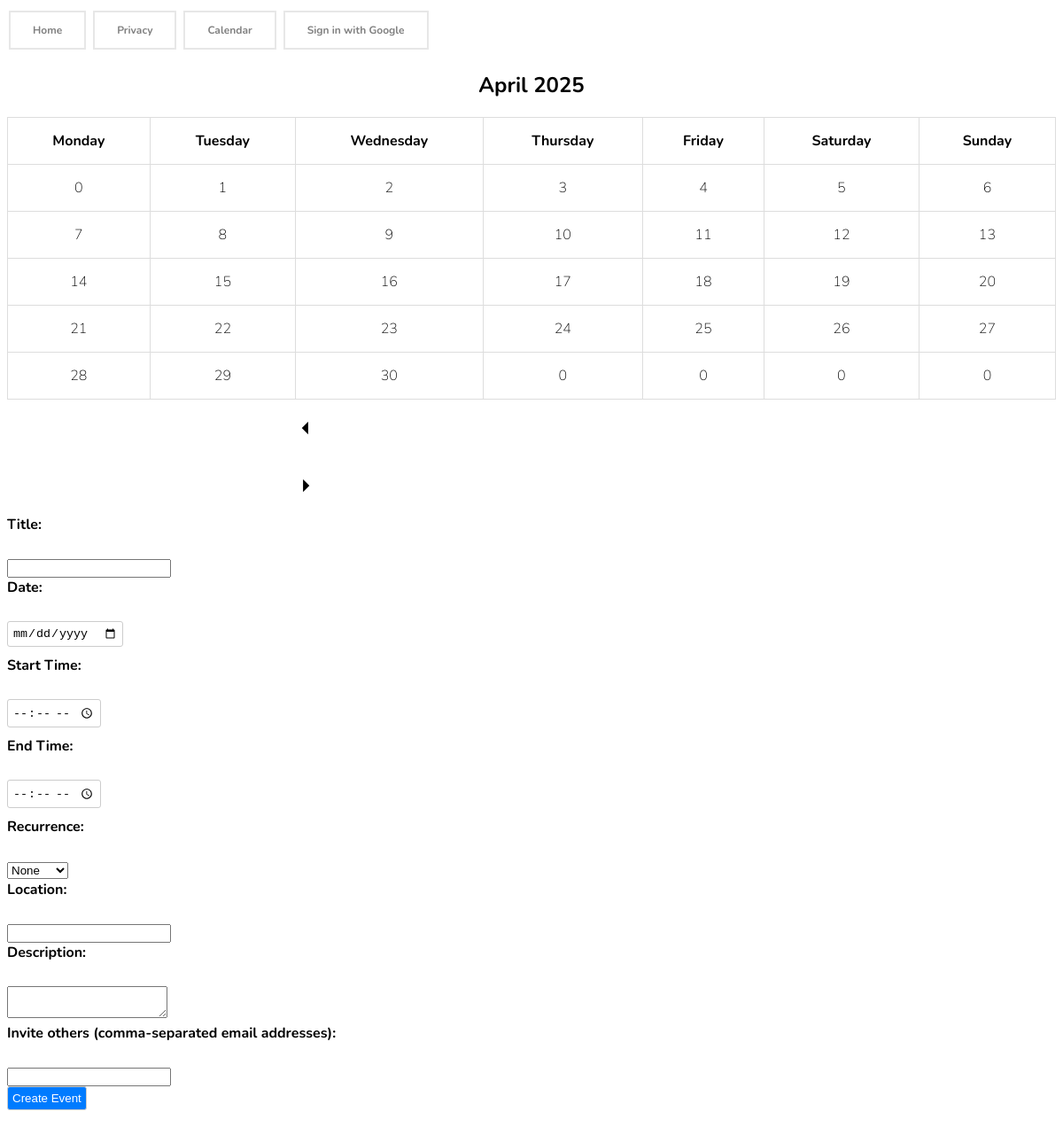
The app's page /calendar (signed in), older data.
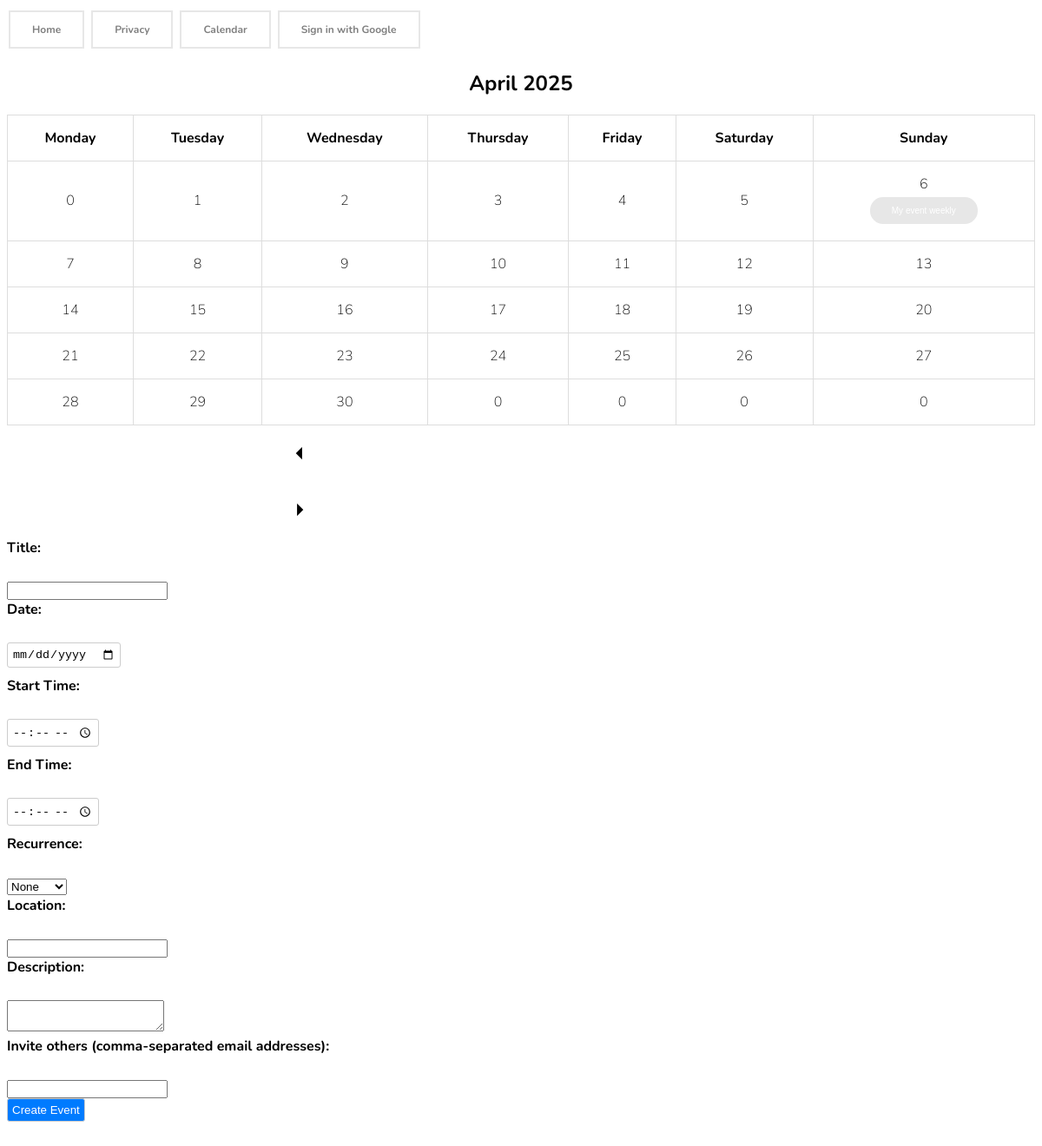
The same page, newer data.
### main/models.py (models this page shows, shortened)
class Event(models.Model):
    title = models.CharField(max_length=100)
    date = models.DateField()
    start_time = models.TimeField()
    end_time = models.TimeField()
    RECURRENCE_CHOICES = [
        ('daily', 'Daily'),
        ('weekly', 'Weekly'),
        ('monthly', 'Monthly'),
        ('yearly', 'Yearly'),
    ]
    recurrence = models.CharField(max_length=10, choices=RECURRENCE_CHOICES, blank=True, null=True)
    EVENT_TYPE_CHOICES = [
        ('online', 'Online'),
        ('offline', 'Offline'),
    ]
    event_type = models.CharField(max_length=10, choices=EVENT_TYPE_CHOICES, default='offline')
    location = models.CharField(max_length=100, blank=True, null=True)
    description = models.TextField()
    creator = models.ForeignKey(User, on_delete=models.CASCADE, related_name='created_events')
    invited_users = models.ManyToManyField(User, related_name='invited_events')

### main/views.py (the view)
# urls.py: path('calendar', views.display_calendar, name='calendar'),
@login_required
def display_calendar(request, year=None, month=None):
    today = datetime.today()
    if year is None:
        year = today.year
    if month is None:
        month = today.month
    cal = calendar.Calendar()
    cal_data = cal.monthdayscalendar(year, month)
    month_name = calendar.month_name[month]
    year_name = str(year)
    next_month = (today.replace(year=year, month=month) + timedelta(days=31)).strftime('%Y/%m')
    prev_month = (today.replace(year=year, month=month) - timedelta(days=1)).strftime('%Y/%m')
    if month == 1:
        prev_month = f"{year - 1}/12"
    else:
        prev_month = f"{year}/{month - 1:02d}"
    events = Event.objects.filter(date__year=year, date__month=month, creator=request.user)
    event_data = []
    for event in events:
        event_info = {
            'id': event.id,
            'title': event.title,
            'date': event.date,
            'start_time': event.start_time,
            'end_time': event.end_time,
            'location': event.location,
            'description': event.description,
            'creator_nickname': event.creator.username,
            'invited_users_nicknames': [user.username for user in event.invited_users.all()]
        }
        event_data.append(event_info)
    return render(request, 'main/calendar.html', {'calendar': cal_data, 'month_name': month_name,
                                                  'year_name': year_name, 'next_month': next_month,
                                                  'prev_month': prev_month, 'events': event_data})

### main/templates/main/calendar.html (shortened to what this page needs)
{% extends 'main/general.html' %}
{% block css %}
    {% load static %}
    <link rel="stylesheet" href="{% static 'styles/main/calendarstyles.css' %}">
{% endblock %}
{% block maincontent %}
<div class="main">
    <h2>{{ month_name }} {{ year_name }}</h2>
    <table class="cal" border="0">
        <tr>
            <th>Monday</th>
            <th>Tuesday</th>
            <th>Wednesday</th>
            <th>Thursday</th>
            <th>Friday</th>
            <th>Saturday</th>
            <th>Sunday</th>
        </tr>
        {% for week in calendar %}
            <tr>
            {% for day in week %}
                <td>
                    {{ day }}
                        {% for event in events %}
                            {% if event.date.day == day %}
                                <dt>
                                    <button class="event-button" onclick="toggleEventDetails(this)">{{ event.title }}</button>
                                </dt>
                            {% endif %}
                        {% endfor %}
                </td>
            {% endfor %}
            </tr>
        {% endfor %}
    </table>
    <a class="button1" href="/calendar/{{ prev_month }}"><span style='font-size:20px;'>&#9204;</span></a>
    <a class="button1" href="/calendar/{{ next_month }}"><span style='font-size:20px;'>&#9205;</span></a>
</div>
<form id="event-form">
    <label for="event_title">Title:</label><br>
    <input type="text" id="event_title" name="event_title"><br>
    <label for="event_date">Date:</label><br>
    <input type="date" id="event_date" name="event_date"><br>
    <label for="start_time">Start Time:</label><br>
    <input type="time" id="start_time" name="start_time"><br>
    <label for="end_time">End Time:</label><br>
    <input type="time" id="end_time" name="end_time"><br>
    <label for="recurrence">Recurrence:</label><br>
    <select id="recurrence" name="recurrence">
        <option value="">None</option>
    </select><br>
    <label for="event_location">Location:</label><br>
    <input type="text" id="event_location" name="event_location"><br>
    <label for="event_description">Description:</label><br>
    <textarea id="event_description" name="event_description"></textarea><br>
    <label for="invited_emails">Invite others (comma-separated email addresses):</label><br>
    <input type="text" id="invited_emails" name="invited_emails"><br>
    <button type="submit">Create Event</button>
</form>
{% endblock maincontent %}

### main/templates/main/general.html (shortened to what this page needs)
<!DOCTYPE html>
<html lang="en">
<head>
    {% block css %} {% endblock css%}
</head>
<body>
    <div>
        {% load socialaccount %}
        <a href="{% url 'home' %}" class="button"><h1>Home</h1></a>
        <a href="{% url 'privacy' %}" class="button"><h1>Privacy</h1></a>
        <a href="{% url 'calendar' %}" class="button"><h1>Calendar</h1></a>
        <a href="{% provider_login_url 'google' %}" class="button" ><h1>Sign in with Google</h1></a>
    </div>
    {% block maincontent %}
    {% endblock %}
</body>
</html>

### main/styles/main/calendarstyles.css (style rules this page uses)
body { font-family: "Nunito", sans-serif; font-optical-sizing: auto; font-weight: 200; font-style: normal; background-image: url(""); background-repeat: no-repeat; }
.button { background-color: none; border: none; color: grey; border: 2px solid #e7e7e7; padding: 4px 25px; text-align: center; text-decoration: none; display: inline-block; font-size: 6px; margin: 4px 2px; cursor: pointer; }
table, th, td { border: 1px solid #ddd; text-align: center; }
table { border-collapse: collapse; width: 100%; }
th, td { padding: 15px; }
h2 { text-align: center; }
.button1 { background-color: none; border: none; padding: 15px 32px; text-align: center; color: black; text-decoration: none; display: inline-block; margin: 4px 2px; cursor: pointer; font-size: 10px; margin: 4px 300px; }
#event-form { margin-bottom: 20px; }
#event-form label { display: block; margin-bottom: 5px; font-weight: bold; }
#event-form input[type="date"], #event-form input[type="time"], #event-form button { margin-bottom: 10px; padding: 5px; border-radius: 3px; border: 1px solid #ccc; }
#event-form button { background-color: #007bff; color: #fff; cursor: pointer; }
button.event-button { background-color: #e7e7e7; border: none; color: white; padding: 10px 25px; text-align: center; text-decoration: none; display: inline-block; font-size: 10px; cursor: pointer; border-radius: 15px; }

### main/templates/main/calendar.html (style rules this page uses)
.event-button { background-color: #e7e7e7; border: none; color: white; padding: 10px 25px; text-align: center; text-decoration: none; display: inline-block; font-size: 10px; cursor: pointer; margin: 4px 2px; border-radius: 15px; }

Row changes from the older to the newer data that the page shows:
added Event: title "My event weekly"
